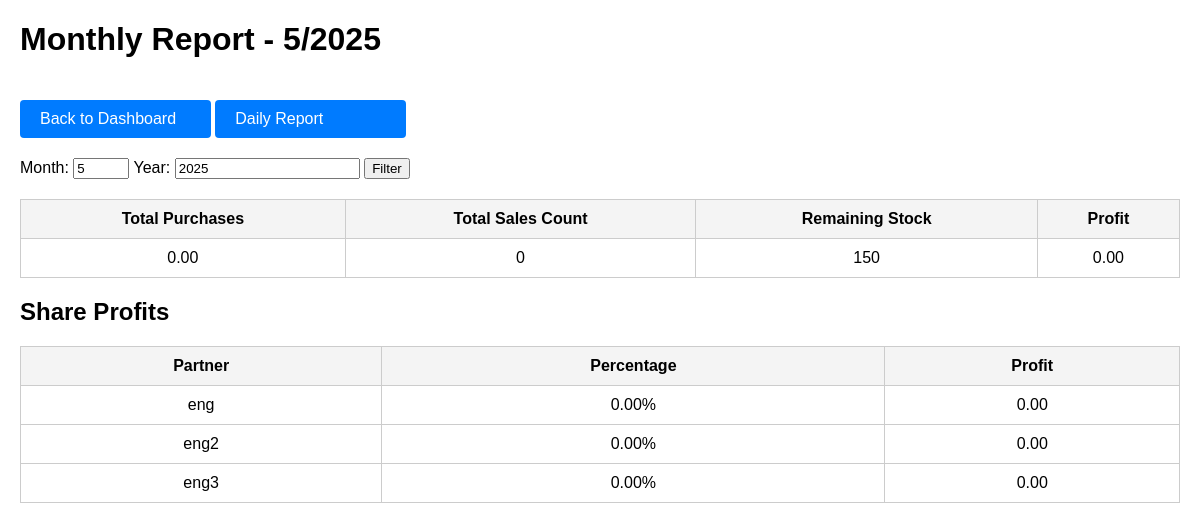
Before: /monthly-report/ with the older database file.
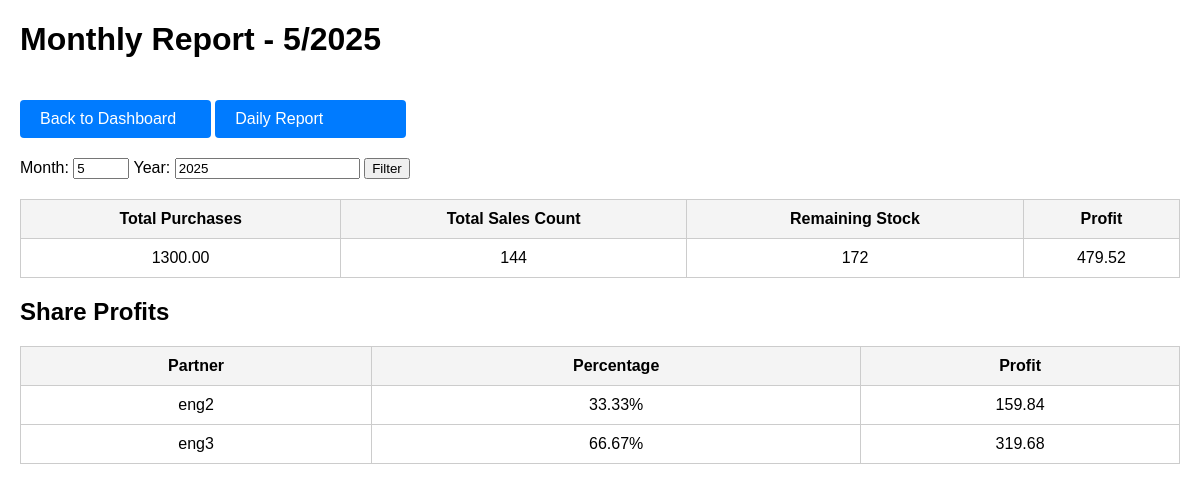
After: the same page with the newer database file.
### inventory/models.py (models this page shows, shortened)
class Share(models.Model):
    partner_name = models.CharField(_("Partner Name"), max_length=100)
    capital = models.DecimalField(_("Capital"), max_digits=12, decimal_places=2)
    created_at = models.DateTimeField(_("Created At"), auto_now_add=True)
    class Meta:
        verbose_name = _("Share")
        verbose_name_plural = _("Shares")
    @property
    def percentage(self):
        total_capital = Share.objects.aggregate(total=models.Sum('capital'))['total'] or 1
        return (self.capital / total_capital) * 100

### inventory/views.py (the view)
# urls.py: path('monthly-report/', monthly_report, name='monthly_report'),
def monthly_report(request):
    month = int(request.GET.get('month', datetime.now().month))
    year = int(request.GET.get('year', datetime.now().year))
    purchases = Purchase.objects.filter(purchase_date__month=month, purchase_date__year=year)
    sales = Sale.objects.filter(sale_date__month=month, sale_date__year=year)
    sale_items = SaleItem.objects.filter(sale__sale_date__month=month, sale__sale_date__year=year)
    total_purchases = purchases.aggregate(total=Sum('total_cost_value'))['total'] or 0
    total_sales_price = sales.aggregate(total=Sum('total_amount'))['total'] or 0
    total_sales_count = sum(
        (item.box_quantity or 0) * (item.packages_per_box or 0) * (item.items_per_package or 0)
        for item in sale_items
    )
    profit = 0
    for item in sale_items:
        quantity = (item.box_quantity or 0) * (item.packages_per_box or 0) * (item.items_per_package or 0)
        unit_price = item.cost_per_item or 0
        purchase_price = item.product.purchase_price or 0
        profit += (unit_price - purchase_price) * quantity
    remaining_stock = Product.objects.aggregate(stock=Sum('quantity_in_stock'))['stock'] or 0
    shares = Share.objects.all()
    share_profits = []
    for share in shares:
        share_profits.append({
            'partner_name': share.partner_name,
            'percentage': share.percentage,
            'profit': round((share.percentage / 100) * profit, 2),
        })
    context = {
        'month': month,
        'year': year,
        'total_purchases': total_purchases,
        'total_sales_price': total_sales_price,
        'total_sales_count': total_sales_count,
        'remaining_stock': remaining_stock,
        'profit': profit,
        'share_profits': share_profits,
    }
    return render(request, 'inventory/monthly_report.html', context)

### inventory/templates/inventory/monthly_report.html (shortened to what this page needs)
<!DOCTYPE html>
<html lang="en">
<head>
</head>
<body>
    <h1>Monthly Report - {{ month }}/{{ year }}</h1>
    <a href="{% url 'admin:index' %}" class="btn-dashboard" style="width: 13%;">Back to Dashboard</a>
    <a href="{% url 'daily_report' %}" class="btn-dashboard" style="width: 13%;">Daily Report</a>
    <form method="get" style="margin: 20px 0;">
        <label>Month: <input type="number" name="month" value="{{ month }}" min="1" max="12"></label>
        <label>Year: <input type="number" name="year" value="{{ year }}"></label>
        <button type="submit">Filter</button>
    </form>
    <table>
        <tr>
            <th>Total Purchases</th>
            <th>Total Sales Count</th>
            <th>Remaining Stock</th>
            <th>Profit</th>
        </tr>
        <tr>
            <td>{{ total_purchases|floatformat:2 }}</td>
            <td>{{ total_sales_count }}</td>
            <td>{{ remaining_stock }}</td>
            <td>{{ profit|floatformat:2 }}</td>
        </tr>
    </table>
    <h2>Share Profits</h2>
    <table>
        <tr>
            <th>Partner</th>
            <th>Percentage</th>
            <th>Profit</th>
        </tr>
        {% for share in share_profits %}
        <tr>
            <td>{{ share.partner_name }}</td>
            <td>{{ share.percentage|floatformat:2 }}%</td>
            <td>{{ share.profit }}</td>
        </tr>
        {% endfor %}
    </table>
</body>
</html>

Changed rows visible on the page:
removed Share: partner_name "eng"
Other visible differences:
{{ total_purchases|floatformat:2 }}: "0.00" → "1300.00"
{{ total_sales_count }}: "0" → "144"
{{ remaining_stock }}: "150" → "172"
{{ profit|floatformat:2 }}: "0.00" → "479.52"
new list line: "33.33 % 159.84"
new list line: "66.67 % 319.68"
list line gone: "0.00 % 0.00"
